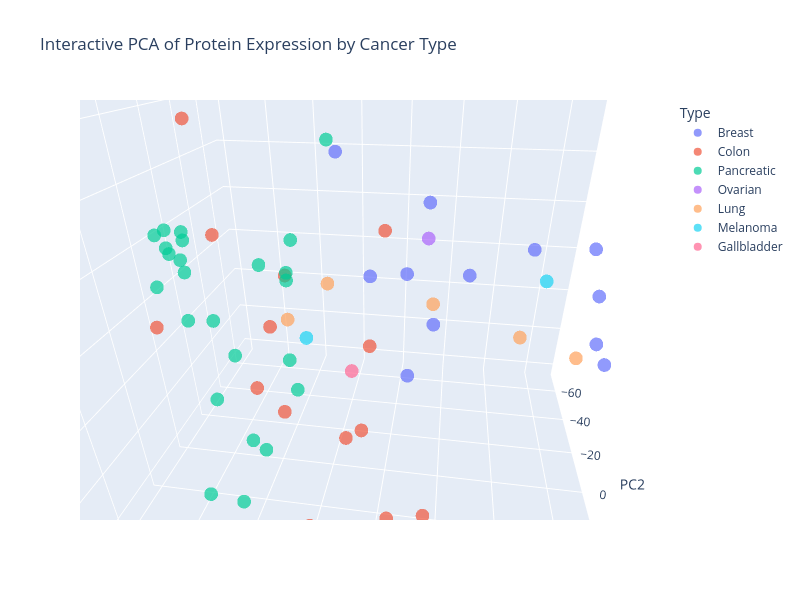

Notebook source saved alongside this figure:
### Code cell
import plotly.express as px
# Initialize PCA
pca = PCA(n_components=20, random_state=42)  # 2 components for visualization

# Fit + transform
X_pca = pca.fit_transform(X)
X.columns = X.columns.astype(str)

# Convert to DataFrame for plotting
pca_df = pd.DataFrame(X_pca, index=X.index, columns=["PC1", "PC2", "PC3", "PC4", "PC5", "PC6", "PC7", "PC8", "PC9", "PC10",
                                                    "PC11", "PC12", "PC13", "PC14", "PC15", "PC16", "PC17", "PC18","PC19",
                                                    "PC20"])

# Make sure PCA DataFrame has sample identifiers as a column
pca_df["Sample_ID"] = pca_df.index  # Assuming index = original column names

# Merge PCA results with metadata
pca_df_merged = pca_df.merge(df_pca_md, on="Sample_ID")

# Interactive PCA plot
fig = px.scatter_3d(
    pca_df_merged,
    x="PC1",
    y="PC2",
    z="PC3",
    color="Type",                  # color points by Type
    hover_data=["Sample_ID", "Type"],  # info shown on hover
    title="Interactive PCA of Protein Expression by Cancer Type",
    width=800,
    height=600
)

# Customize marker appearance
fig.update_traces(marker=dict(size=8, opacity=0.7))

# Label axes with explained variance
fig.update_layout(
    xaxis_title=f"PC1 ({pca.explained_variance_ratio_[0]*100:.1f}%)",
    yaxis_title=f"PC2 ({pca.explained_variance_ratio_[1]*100:.1f}%)"
)

fig.show()
fig.write_html("Nina_PCA_3D_Normalized_DroppedOutliers_120325.html")

### Figure 1 — Plotly figure (JSON) as saved in the notebook; plotly's stock layout.template omitted (floating-point values rounded to 4 significant figures)
{"data": [{"customdata": [["B67_1", "Breast"], ["VCU_1", "Breast"], ["VCU_2", "Breast"], ["VCU_24", "Breast"], ["VCU_3", "Breast"], ["VCU_37", "Breast"], ["VCU_4", "Breast"], ["VCU_43", "Breast"], ["VCU_52", "Breast"], ["VCU_57", "Breast"], ["VCU_74", "Breast"], ["VCU_86", "Breast"]], "hovertemplate": "Type=%{customdata[1]}<br>PC1=%{x}<br>PC2=%{y}<br>PC3=%{z}<br>Sample_ID=%{customdata[0]}<extra></extra>", "legendgroup": "Breast", "marker": {"color": "#636efa", "opacity": 0.7, "size": 8, "symbol": "circle"}, "mode": "markers", "name": "Breast", "scene": "scene", "showlegend": true, "type": "scatter3d", "x": [10.55, -85.92, -84.56, -87.73, -63.35, -26.98, -84.89, -34.25, -45.81, -21.96, -29.32, -12.93], "y": [-68.75, -11.68, -20.93, 1.871, -7.946, -3.135, -0.9269, -40.59, -22.07, -51.67, -69.34, -10.56], "z": [37.72, 7.358, 19.56, -9.304, 23.27, -23.49, -3.816, -24.08, 7.134, -7.299, 18.04, 9.847]}, {"customdata": [["CRC0_2", "Colon"], ["CRC4_P1", "Colon"], ["H107_P1", "Colon"], ["H32_2", "Colon"], ["H36", "Colon"], ["H38_P2", "Colon"], ["H85_1", "Colon"], ["VCU_20", "Colon"], ["VCU_26", "Colon"], ["VCU_41", "Colon"], ["VCU_71", "Colon"], ["VCU_73", "Colon"], ["VCU_98", "Colon"], ["VCU_99", "Colon"]], "hovertemplate": "Type=%{customdata[1]}<br>PC1=%{x}<br>PC2=%{y}<br>PC3=%{z}<br>Sample_ID=%{customdata[0]}<extra></extra>", "legendgroup": "Colon", "marker": {"color": "#EF553B", "opacity": 0.7, "size": 8, "symbol": "circle"}, "mode": "markers", "name": "Colon", "scene": "scene", "showlegend": true, "type": "scatter3d", "x": [43.47, 34.72, 3.729, -7.589, 23.88, 9.022, 15.36, -22.48, -22.54, -16.38, -35.87, 32.41, -26.79, -19.55], "y": [25.13, 0.4193, 51.11, 56.05, -31.75, 21.81, 10.26, 51.18, 27.87, 49.63, 53.88, 11.1, 52.81, 46.12], "z": [6.129, 25.65, 8.725, -29.95, -2.039, -23.26, 0.1794, 22.66, 39.8, -5.057, -23.7, 61.11, -27.63, -5.367]}, {"customdata": [["G119_P4", "Pancreatic"], ["G133_P3", "Pancreatic"], ["G186_P2", "Pancreatic"], ["G68_P3", "Pancreatic"], ["P100_P5", "Pancreatic"], ["P65_1", "Pancreatic"], ["VCU_109", "Pancreatic"], ["VCU_111", "Pancreatic"], ["VCU_119", "Pancreatic"], ["VCU_61", "Pancreatic"], ["VCU_62", "Pancreatic"], ["VCU_65", "Pancreatic"], ["VCU_66", "Pancreatic"], ["VCU_67", "Pancreatic"], ["VCU_68", "Pancreatic"], ["VCU_72", "Pancreatic"], ["VCU_75", "Pancreatic"], ["VCU_79", "Pancreatic"], ["VCU_80", "Pancreatic"], ["VCU_81", "Pancreatic"], ["VCU_82", "Pancreatic"], ["VCU_83", "Pancreatic"], ["VCU_84", "Pancreatic"], ["VCU_91", "Pancreatic"]], "hovertemplate": "Type=%{customdata[1]}<br>PC1=%{x}<br>PC2=%{y}<br>PC3=%{z}<br>Sample_ID=%{customdata[0]}<extra></extra>", "legendgroup": "Pancreatic", "marker": {"color": "#00cc96", "opacity": 0.7, "size": 8, "symbol": "circle"}, "mode": "markers", "name": "Pancreatic", "scene": "scene", "showlegend": true, "type": "scatter3d", "x": [48.07, 0.6321, 49.34, 46.72, 38.68, 50.81, 56.4, 33.17, 29.27, -1.166, 8.995, 19.7, 58.69, 2.18, 28.69, 32.2, 17.79, 23.01, 40.74, 22.92, 37.72, 44.41, 56.12, 32.23], "y": [-15.85, 32.06, -3.568, -62.63, 23.91, -0.05883, -9.229, 0.703, 4.43, -5.639, 38.97, 36.77, -23.2, 23.22, 25.58, 30.43, -15.4, -26.0, 12.98, -30.64, 12.68, 19.44, -2.696, 24.07], "z": [-15.3, -5.921, 14.63, -12.42, -62.37, 26.13, 14.07, -18.63, -53.9, 53.87, -22.69, -48.07, 13.63, 34.38, -17.73, 33.22, 3.923, -37.49, 1.744, -0.3005, 30.83, 16.16, 23.19, 23.73]}, {"customdata": [["H30_2", "Ovarian"]], "hovertemplate": "Type=%{customdata[1]}<br>PC1=%{x}<br>PC2=%{y}<br>PC3=%{z}<br>Sample_ID=%{customdata[0]}<extra></extra>", "legendgroup": "Ovarian", "marker": {"color": "#ab63fa", "opacity": 0.7, "size": 8, "symbol": "circle"}, "mode": "markers", "name": "Ovarian", "scene": "scene", "showlegend": true, "type": "scatter3d", "x": [-31.52], "y": [-9.014], "z": [24.66]}, {"customdata": [["L52", "Lung"], ["L93", "Lung"], ["L98_P1", "Lung"], ["VCU_108", "Lung"], ["VCU_97", "Lung"]], "hovertemplate": "Type=%{customdata[1]}<br>PC1=%{x}<br>PC2=%{y}<br>PC3=%{z}<br>Sample_ID=%{customdata[0]}<extra></extra>", "legendgroup": "Lung", "marker": {"color": "#FFA15A", "opacity": 0.7, "size": 8, "symbol": "circle"}, "mode": "markers", "name": "Lung", "scene": "scene", "showlegend": true, "type": "scatter3d", "x": [12.18, -64.98, -33.94, -81.8, 36.22], "y": [-51.99, -17.96, -20.58, -7.073, -65.18], "z": [-14.24, -13.59, -4.152, -13.41, -41.57]}, {"customdata": [["ME1_P1", "Melanoma"], ["VCU_101", "Melanoma"]], "hovertemplate": "Type=%{customdata[1]}<br>PC1=%{x}<br>PC2=%{y}<br>PC3=%{z}<br>Sample_ID=%{customdata[0]}<extra></extra>", "legendgroup": "Melanoma", "marker": {"color": "#19d3f3", "opacity": 0.7, "size": 8, "symbol": "circle"}, "mode": "markers", "name": "Melanoma", "scene": "scene", "showlegend": true, "type": "scatter3d", "x": [24.56, -68.72], "y": [-55.93, -9.392], "z": [-45.29, 12.51]}, {"customdata": [["VCU_87", "Gallbladder"]], "hovertemplate": "Type=%{customdata[1]}<br>PC1=%{x}<br>PC2=%{y}<br>PC3=%{z}<br>Sample_ID=%{customdata[0]}<extra></extra>", "legendgroup": "Gallbladder", "marker": {"color": "#FF6692", "opacity": 0.7, "size": 8, "symbol": "circle"}, "mode": "markers", "name": "Gallbladder", "scene": "scene", "showlegend": true, "type": "scatter3d", "x": [-13.56], "y": [26.9], "z": [-1.78]}], "layout": {"height": 600, "legend": {"title": {"text": "Type"}, "tracegroupgap": 0}, "scene": {"aspectmode": "auto", "aspectratio": {"x": 1.115, "y": 0.9545, "z": 0.9399}, "camera": {"center": {"x": 0, "y": 0, "z": 0}, "eye": {"x": -0.1579, "y": 1.049, "z": 0.5797}, "projection": {"type": "perspective"}, "up": {"x": 0, "y": 0, "z": 1}}, "domain": {"x": [0, 1], "y": [0, 1]}, "xaxis": {"title": {"text": "PC1"}, "type": "linear"}, "yaxis": {"title": {"text": "PC2"}, "type": "linear"}, "zaxis": {"title": {"text": "PC3"}, "type": "linear"}}, "title": {"text": "Interactive PCA of Protein Expression by Cancer Type"}, "width": 800, "xaxis": {"title": {"text": "PC1 (14.7%)"}}, "yaxis": {"title": {"text": "PC2 (9.2%)"}}}}
